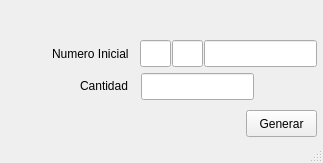
<?xml version="1.0" encoding="UTF-8"?>
<ui version="4.0">
 <class>NifCalculator</class>
 <widget class="QMainWindow" name="NifCalculator">
  <property name="geometry">
   <rect>
    <x>0</x>
    <y>0</y>
    <width>323</width>
    <height>163</height>
   </rect>
  </property>
  <property name="windowTitle">
   <string>NIF Calculator</string>
  </property>
  <widget class="QWidget" name="centralwidget">
   <widget class="QLineEdit" name="provincia">
    <property name="geometry">
     <rect>
      <x>140</x>
      <y>40</y>
      <width>31</width>
      <height>27</height>
     </rect>
    </property>
   </widget>
   <widget class="QLabel" name="label">
    <property name="geometry">
     <rect>
      <x>52</x>
      <y>44</y>
      <width>91</width>
      <height>20</height>
     </rect>
    </property>
    <property name="text">
     <string>Numero Inicial</string>
    </property>
   </widget>
   <widget class="QLineEdit" name="ciudad">
    <property name="geometry">
     <rect>
      <x>172</x>
      <y>40</y>
      <width>31</width>
      <height>27</height>
     </rect>
    </property>
   </widget>
   <widget class="QLineEdit" name="numeroInicial">
    <property name="geometry">
     <rect>
      <x>204</x>
      <y>40</y>
      <width>113</width>
      <height>27</height>
     </rect>
    </property>
    <property name="text">
     <string/>
    </property>
   </widget>
   <widget class="QPushButton" name="generarButton">
    <property name="geometry">
     <rect>
      <x>246</x>
      <y>110</y>
      <width>71</width>
      <height>27</height>
     </rect>
    </property>
    <property name="text">
     <string>Generar</string>
    </property>
   </widget>
   <widget class="QLabel" name="label_2">
    <property name="geometry">
     <rect>
      <x>80</x>
      <y>76</y>
      <width>56</width>
      <height>20</height>
     </rect>
    </property>
    <property name="text">
     <string>Cantidad</string>
    </property>
   </widget>
   <widget class="QLineEdit" name="cantidad">
    <property name="geometry">
     <rect>
      <x>141</x>
      <y>73</y>
      <width>113</width>
      <height>27</height>
     </rect>
    </property>
   </widget>
  </widget>
  <widget class="QStatusBar" name="statusbar"/>
 </widget>
 <resources/>
 <connections/>
</ui>
